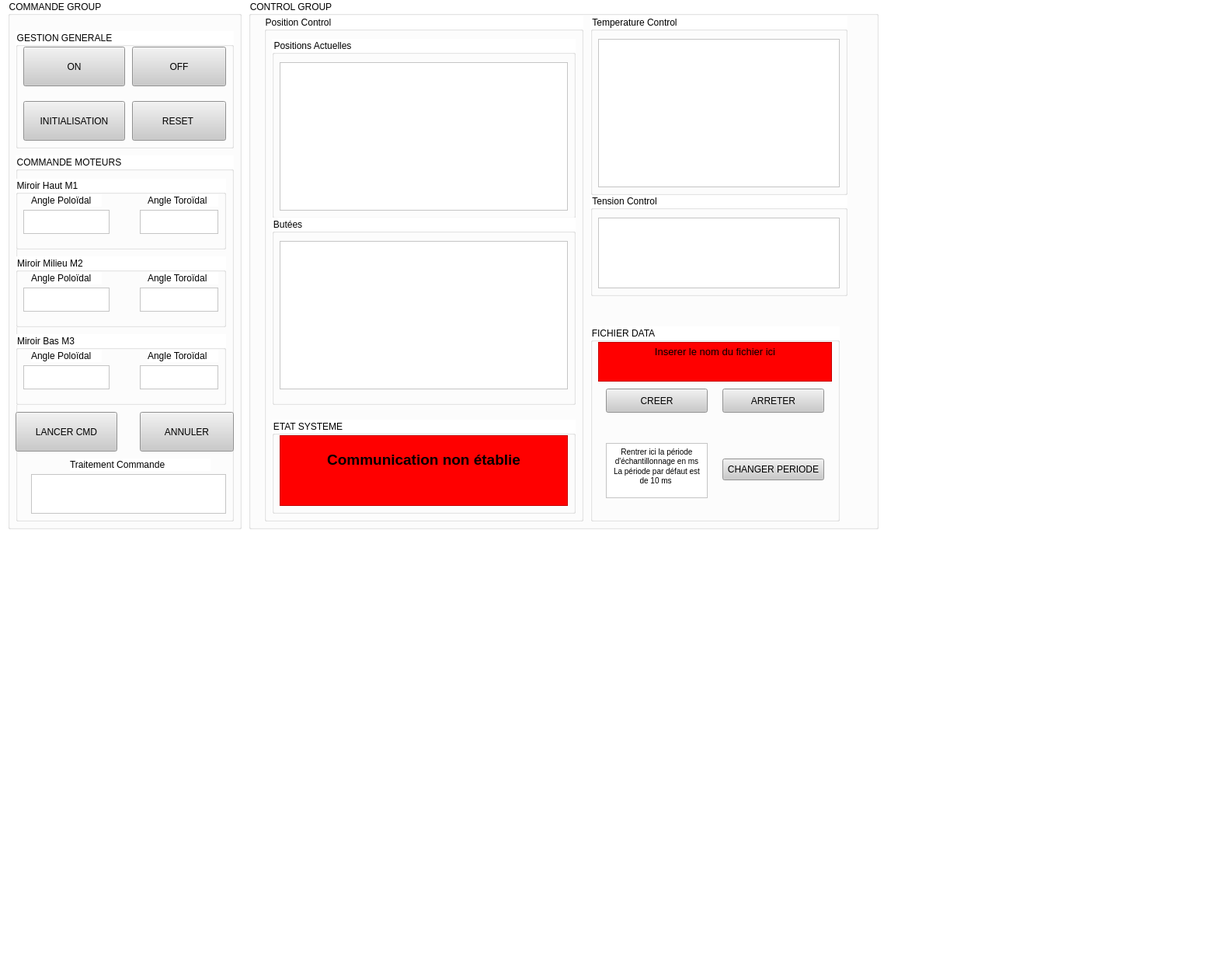
<?xml version="1.0" encoding="UTF-8"?>
<ui version="4.0">
 <class>MainWindow</class>
 <widget class="QMainWindow" name="MainWindow">
  <property name="geometry">
   <rect>
    <x>0</x>
    <y>0</y>
    <width>1586</width>
    <height>1252</height>
   </rect>
  </property>
  <property name="windowTitle">
   <string>MainWindow</string>
  </property>
  <property name="styleSheet">
   <string notr="true">background-color: rgb(255, 255, 255);</string>
  </property>
  <widget class="QWidget" name="centralwidget">
   <widget class="QGroupBox" name="CONTROL_GROUP">
    <property name="geometry">
     <rect>
      <x>320</x>
      <y>0</y>
      <width>811</width>
      <height>681</height>
     </rect>
    </property>
    <property name="styleSheet">
     <string notr="true">border-color: rgb(170, 0, 0);</string>
    </property>
    <property name="title">
     <string>CONTROL GROUP</string>
    </property>
    <widget class="QGroupBox" name="Position_group">
     <property name="geometry">
      <rect>
       <x>20</x>
       <y>20</y>
       <width>411</width>
       <height>651</height>
      </rect>
     </property>
     <property name="styleSheet">
      <string notr="true"/>
     </property>
     <property name="title">
      <string>Position Control</string>
     </property>
     <widget class="QGroupBox" name="Positions">
      <property name="geometry">
       <rect>
        <x>10</x>
        <y>30</y>
        <width>391</width>
        <height>231</height>
       </rect>
      </property>
      <property name="styleSheet">
       <string notr="true"/>
      </property>
      <property name="title">
       <string>Positions Actuelles</string>
      </property>
      <widget class="QTextBrowser" name="Position">
       <property name="geometry">
        <rect>
         <x>10</x>
         <y>30</y>
         <width>371</width>
         <height>191</height>
        </rect>
       </property>
       <property name="styleSheet">
        <string notr="true">font: 75 16pt &quot;Californian FB&quot;;</string>
       </property>
       <property name="html">
        <string>&lt;!DOCTYPE HTML PUBLIC &quot;-//W3C//DTD HTML 4.0//EN&quot; &quot;http://www.w3.org/TR/REC-html40/strict.dtd&quot;&gt;
&lt;html&gt;&lt;head&gt;&lt;meta name=&quot;qrichtext&quot; content=&quot;1&quot; /&gt;&lt;style type=&quot;text/css&quot;&gt;
p, li { white-space: pre-wrap; }
&lt;/style&gt;&lt;/head&gt;&lt;body style=&quot; font-family:'Californian FB'; font-size:16pt; font-weight:72; font-style:normal;&quot;&gt;
&lt;p align=&quot;center&quot; style=&quot;-qt-paragraph-type:empty; margin-top:0px; margin-bottom:0px; margin-left:0px; margin-right:0px; -qt-block-indent:0; text-indent:0px; font-size:8pt; font-weight:400;&quot;&gt;&lt;br /&gt;&lt;/p&gt;&lt;/body&gt;&lt;/html&gt;</string>
       </property>
      </widget>
     </widget>
     <widget class="QGroupBox" name="Butees">
      <property name="geometry">
       <rect>
        <x>10</x>
        <y>260</y>
        <width>391</width>
        <height>241</height>
       </rect>
      </property>
      <property name="styleSheet">
       <string notr="true"/>
      </property>
      <property name="title">
       <string>Butées</string>
      </property>
      <widget class="QTextBrowser" name="Butee">
       <property name="geometry">
        <rect>
         <x>10</x>
         <y>30</y>
         <width>371</width>
         <height>191</height>
        </rect>
       </property>
       <property name="styleSheet">
        <string notr="true">font-size: 12pt</string>
       </property>
       <property name="html">
        <string>&lt;!DOCTYPE HTML PUBLIC &quot;-//W3C//DTD HTML 4.0//EN&quot; &quot;http://www.w3.org/TR/REC-html40/strict.dtd&quot;&gt;
&lt;html&gt;&lt;head&gt;&lt;meta name=&quot;qrichtext&quot; content=&quot;1&quot; /&gt;&lt;style type=&quot;text/css&quot;&gt;
p, li { white-space: pre-wrap; }
&lt;/style&gt;&lt;/head&gt;&lt;body style=&quot; font-family:'MS Shell Dlg 2'; font-size:12pt; font-weight:400; font-style:normal;&quot;&gt;
&lt;p align=&quot;center&quot; style=&quot;-qt-paragraph-type:empty; margin-top:0px; margin-bottom:0px; margin-left:0px; margin-right:0px; -qt-block-indent:0; text-indent:0px; font-family:'Californian FB'; font-size:8pt;&quot;&gt;&lt;br /&gt;&lt;/p&gt;&lt;/body&gt;&lt;/html&gt;</string>
       </property>
      </widget>
     </widget>
     <widget class="QGroupBox" name="groupBox_5">
      <property name="geometry">
       <rect>
        <x>10</x>
        <y>520</y>
        <width>391</width>
        <height>121</height>
       </rect>
      </property>
      <property name="styleSheet">
       <string notr="true"/>
      </property>
      <property name="title">
       <string>ETAT SYSTEME</string>
      </property>
      <widget class="QTextBrowser" name="Etat_Systeme">
       <property name="geometry">
        <rect>
         <x>10</x>
         <y>20</y>
         <width>371</width>
         <height>91</height>
        </rect>
       </property>
       <property name="styleSheet">
        <string notr="true">background-color: red;</string>
       </property>
       <property name="html">
        <string>&lt;!DOCTYPE HTML PUBLIC &quot;-//W3C//DTD HTML 4.0//EN&quot; &quot;http://www.w3.org/TR/REC-html40/strict.dtd&quot;&gt;
&lt;html&gt;&lt;head&gt;&lt;meta name=&quot;qrichtext&quot; content=&quot;1&quot; /&gt;&lt;style type=&quot;text/css&quot;&gt;
p, li { white-space: pre-wrap; }
&lt;/style&gt;&lt;/head&gt;&lt;body style=&quot; font-family:'MS Shell Dlg 2'; font-size:7.8pt; font-weight:400; font-style:normal;&quot;&gt;
&lt;p align=&quot;center&quot; style=&quot;-qt-paragraph-type:empty; margin-top:0px; margin-bottom:0px; margin-left:0px; margin-right:0px; -qt-block-indent:0; text-indent:0px; font-family:'Californian FB'; font-size:10pt; font-weight:72;&quot;&gt;&lt;br /&gt;&lt;/p&gt;
&lt;p align=&quot;center&quot; style=&quot; margin-top:0px; margin-bottom:0px; margin-left:0px; margin-right:0px; -qt-block-indent:0; text-indent:0px;&quot;&gt;&lt;span style=&quot; font-family:'Californian FB'; font-size:14pt; font-weight:600;&quot;&gt;Communication non établie&lt;/span&gt;&lt;/p&gt;&lt;/body&gt;&lt;/html&gt;</string>
       </property>
      </widget>
     </widget>
    </widget>
    <widget class="QGroupBox" name="Tension_group">
     <property name="geometry">
      <rect>
       <x>440</x>
       <y>250</y>
       <width>331</width>
       <height>131</height>
      </rect>
     </property>
     <property name="styleSheet">
      <string notr="true"/>
     </property>
     <property name="title">
      <string>Tension Control</string>
     </property>
     <widget class="QTextBrowser" name="Tension">
      <property name="geometry">
       <rect>
        <x>10</x>
        <y>30</y>
        <width>311</width>
        <height>91</height>
       </rect>
      </property>
      <property name="styleSheet">
       <string notr="true">font: 75 16pt &quot;Californian FB&quot;;</string>
      </property>
      <property name="html">
       <string>&lt;!DOCTYPE HTML PUBLIC &quot;-//W3C//DTD HTML 4.0//EN&quot; &quot;http://www.w3.org/TR/REC-html40/strict.dtd&quot;&gt;
&lt;html&gt;&lt;head&gt;&lt;meta name=&quot;qrichtext&quot; content=&quot;1&quot; /&gt;&lt;style type=&quot;text/css&quot;&gt;
p, li { white-space: pre-wrap; }
&lt;/style&gt;&lt;/head&gt;&lt;body style=&quot; font-family:'Californian FB'; font-size:16pt; font-weight:72; font-style:normal;&quot;&gt;
&lt;p align=&quot;center&quot; style=&quot;-qt-paragraph-type:empty; margin-top:0px; margin-bottom:0px; margin-left:0px; margin-right:0px; -qt-block-indent:0; text-indent:0px; font-size:10pt;&quot;&gt;&lt;br /&gt;&lt;/p&gt;&lt;/body&gt;&lt;/html&gt;</string>
      </property>
     </widget>
    </widget>
    <widget class="QGroupBox" name="Temperature_group">
     <property name="geometry">
      <rect>
       <x>440</x>
       <y>20</y>
       <width>331</width>
       <height>231</height>
      </rect>
     </property>
     <property name="styleSheet">
      <string notr="true"/>
     </property>
     <property name="title">
      <string>Temperature Control</string>
     </property>
     <widget class="QTextBrowser" name="Temperature">
      <property name="geometry">
       <rect>
        <x>10</x>
        <y>30</y>
        <width>311</width>
        <height>191</height>
       </rect>
      </property>
      <property name="styleSheet">
       <string notr="true">font: 75 16pt &quot;Californian FB&quot;;</string>
      </property>
      <property name="html">
       <string>&lt;!DOCTYPE HTML PUBLIC &quot;-//W3C//DTD HTML 4.0//EN&quot; &quot;http://www.w3.org/TR/REC-html40/strict.dtd&quot;&gt;
&lt;html&gt;&lt;head&gt;&lt;meta name=&quot;qrichtext&quot; content=&quot;1&quot; /&gt;&lt;style type=&quot;text/css&quot;&gt;
p, li { white-space: pre-wrap; }
&lt;/style&gt;&lt;/head&gt;&lt;body style=&quot; font-family:'Californian FB'; font-size:16pt; font-weight:72; font-style:normal;&quot;&gt;
&lt;p align=&quot;center&quot; style=&quot;-qt-paragraph-type:empty; margin-top:0px; margin-bottom:0px; margin-left:0px; margin-right:0px; -qt-block-indent:0; text-indent:0px; font-size:10pt;&quot;&gt;&lt;br /&gt;&lt;/p&gt;&lt;/body&gt;&lt;/html&gt;</string>
      </property>
     </widget>
    </widget>
    <widget class="QGroupBox" name="groupBox_3">
     <property name="geometry">
      <rect>
       <x>440</x>
       <y>420</y>
       <width>321</width>
       <height>251</height>
      </rect>
     </property>
     <property name="styleSheet">
      <string notr="true"/>
     </property>
     <property name="title">
      <string>FICHIER DATA</string>
     </property>
     <widget class="QTextEdit" name="file_name">
      <property name="geometry">
       <rect>
        <x>10</x>
        <y>20</y>
        <width>301</width>
        <height>51</height>
       </rect>
      </property>
      <property name="styleSheet">
       <string notr="true">background-color: rgb(255, 0, 0);</string>
      </property>
      <property name="html">
       <string>&lt;!DOCTYPE HTML PUBLIC &quot;-//W3C//DTD HTML 4.0//EN&quot; &quot;http://www.w3.org/TR/REC-html40/strict.dtd&quot;&gt;
&lt;html&gt;&lt;head&gt;&lt;meta name=&quot;qrichtext&quot; content=&quot;1&quot; /&gt;&lt;style type=&quot;text/css&quot;&gt;
p, li { white-space: pre-wrap; }
&lt;/style&gt;&lt;/head&gt;&lt;body style=&quot; font-family:'MS Shell Dlg 2'; font-size:7.8pt; font-weight:400; font-style:normal;&quot;&gt;
&lt;p align=&quot;center&quot; style=&quot; margin-top:0px; margin-bottom:0px; margin-left:0px; margin-right:0px; -qt-block-indent:0; text-indent:0px;&quot;&gt;&lt;span style=&quot; font-family:'Californian FB'; font-size:10pt; font-weight:72;&quot;&gt;Inserer le nom du fichier ici&lt;/span&gt;&lt;/p&gt;
&lt;p align=&quot;center&quot; style=&quot;-qt-paragraph-type:empty; margin-top:0px; margin-bottom:0px; margin-left:0px; margin-right:0px; -qt-block-indent:0; text-indent:0px; font-family:'Californian FB'; font-size:10pt; font-weight:72;&quot;&gt;&lt;br /&gt;&lt;/p&gt;&lt;/body&gt;&lt;/html&gt;</string>
      </property>
     </widget>
     <widget class="QPushButton" name="CREER_FICHIER">
      <property name="geometry">
       <rect>
        <x>20</x>
        <y>80</y>
        <width>131</width>
        <height>31</height>
       </rect>
      </property>
      <property name="styleSheet">
       <string notr="true">background-color: rgb(202, 202, 202);</string>
      </property>
      <property name="text">
       <string>CREER</string>
      </property>
     </widget>
     <widget class="QPushButton" name="ARRETER_RELEVE">
      <property name="geometry">
       <rect>
        <x>170</x>
        <y>80</y>
        <width>131</width>
        <height>31</height>
       </rect>
      </property>
      <property name="styleSheet">
       <string notr="true">background-color: rgb(202, 202, 202);</string>
      </property>
      <property name="text">
       <string>ARRETER</string>
      </property>
     </widget>
     <widget class="QTextEdit" name="periode_echantillonnage">
      <property name="geometry">
       <rect>
        <x>20</x>
        <y>150</y>
        <width>131</width>
        <height>71</height>
       </rect>
      </property>
      <property name="html">
       <string>&lt;!DOCTYPE HTML PUBLIC &quot;-//W3C//DTD HTML 4.0//EN&quot; &quot;http://www.w3.org/TR/REC-html40/strict.dtd&quot;&gt;
&lt;html&gt;&lt;head&gt;&lt;meta name=&quot;qrichtext&quot; content=&quot;1&quot; /&gt;&lt;style type=&quot;text/css&quot;&gt;
p, li { white-space: pre-wrap; }
&lt;/style&gt;&lt;/head&gt;&lt;body style=&quot; font-family:'MS Shell Dlg 2'; font-size:7.8pt; font-weight:400; font-style:normal;&quot;&gt;
&lt;p align=&quot;center&quot; style=&quot; margin-top:0px; margin-bottom:0px; margin-left:0px; margin-right:0px; -qt-block-indent:0; text-indent:0px;&quot;&gt;Rentrer ici la période d'échantillonnage en ms&lt;/p&gt;
&lt;p align=&quot;center&quot; style=&quot; margin-top:0px; margin-bottom:0px; margin-left:0px; margin-right:0px; -qt-block-indent:0; text-indent:0px;&quot;&gt;La période par défaut est de 10 ms &lt;/p&gt;&lt;/body&gt;&lt;/html&gt;</string>
      </property>
     </widget>
     <widget class="QPushButton" name="CHANGER_FREQUENCE">
      <property name="geometry">
       <rect>
        <x>170</x>
        <y>170</y>
        <width>131</width>
        <height>28</height>
       </rect>
      </property>
      <property name="styleSheet">
       <string notr="true">background-color: rgb(202, 202, 202);</string>
      </property>
      <property name="text">
       <string>CHANGER PERIODE</string>
      </property>
     </widget>
    </widget>
   </widget>
   <widget class="QGroupBox" name="groupBox">
    <property name="geometry">
     <rect>
      <x>10</x>
      <y>0</y>
      <width>301</width>
      <height>681</height>
     </rect>
    </property>
    <property name="styleSheet">
     <string notr="true">border-color: rgb(170, 0, 0);</string>
    </property>
    <property name="title">
     <string>COMMANDE GROUP</string>
    </property>
    <widget class="QGroupBox" name="groupBox_2">
     <property name="geometry">
      <rect>
       <x>10</x>
       <y>200</y>
       <width>281</width>
       <height>471</height>
      </rect>
     </property>
     <property name="styleSheet">
      <string notr="true"/>
     </property>
     <property name="title">
      <string>COMMANDE MOTEURS</string>
     </property>
     <widget class="QPushButton" name="CMD_MOTEUR">
      <property name="geometry">
       <rect>
        <x>0</x>
        <y>330</y>
        <width>131</width>
        <height>51</height>
       </rect>
      </property>
      <property name="styleSheet">
       <string notr="true">font: 75 9pt &quot;Times New Roman&quot;;
background-color: rgb(202, 202, 202);</string>
      </property>
      <property name="text">
       <string>LANCER CMD</string>
      </property>
     </widget>
     <widget class="QPushButton" name="ANNUL_CMD_MOTEUR">
      <property name="geometry">
       <rect>
        <x>160</x>
        <y>330</y>
        <width>121</width>
        <height>51</height>
       </rect>
      </property>
      <property name="styleSheet">
       <string notr="true">font: 75 9pt &quot;Times New Roman&quot;;
background-color: rgb(202, 202, 202);</string>
      </property>
      <property name="text">
       <string>ANNULER</string>
      </property>
     </widget>
     <widget class="QLabel" name="label_3">
      <property name="geometry">
       <rect>
        <x>70</x>
        <y>390</y>
        <width>181</width>
        <height>16</height>
       </rect>
      </property>
      <property name="styleSheet">
       <string notr="true"/>
      </property>
      <property name="text">
       <string>Traitement Commande</string>
      </property>
     </widget>
     <widget class="QTextBrowser" name="Traitement_Commande">
      <property name="geometry">
       <rect>
        <x>20</x>
        <y>410</y>
        <width>251</width>
        <height>51</height>
       </rect>
      </property>
      <property name="html">
       <string>&lt;!DOCTYPE HTML PUBLIC &quot;-//W3C//DTD HTML 4.0//EN&quot; &quot;http://www.w3.org/TR/REC-html40/strict.dtd&quot;&gt;
&lt;html&gt;&lt;head&gt;&lt;meta name=&quot;qrichtext&quot; content=&quot;1&quot; /&gt;&lt;style type=&quot;text/css&quot;&gt;
p, li { white-space: pre-wrap; }
&lt;/style&gt;&lt;/head&gt;&lt;body style=&quot; font-family:'MS Shell Dlg 2'; font-size:7.8pt; font-weight:400; font-style:normal;&quot;&gt;
&lt;p align=&quot;center&quot; style=&quot;-qt-paragraph-type:empty; margin-top:0px; margin-bottom:0px; margin-left:0px; margin-right:0px; -qt-block-indent:0; text-indent:0px; font-family:'Californian FB'; font-size:10pt; font-weight:72;&quot;&gt;&lt;br /&gt;&lt;/p&gt;&lt;/body&gt;&lt;/html&gt;</string>
      </property>
     </widget>
     <widget class="QGroupBox" name="groupBox_6">
      <property name="geometry">
       <rect>
        <x>0</x>
        <y>30</y>
        <width>271</width>
        <height>91</height>
       </rect>
      </property>
      <property name="title">
       <string>Miroir Haut M1</string>
      </property>
      <widget class="QLabel" name="label">
       <property name="geometry">
        <rect>
         <x>20</x>
         <y>20</y>
         <width>91</width>
         <height>16</height>
        </rect>
       </property>
       <property name="styleSheet">
        <string notr="true"/>
       </property>
       <property name="text">
        <string>Angle Poloïdal</string>
       </property>
      </widget>
      <widget class="QTextEdit" name="Angle_Poloidal">
       <property name="geometry">
        <rect>
         <x>10</x>
         <y>40</y>
         <width>111</width>
         <height>31</height>
        </rect>
       </property>
       <property name="html">
        <string>&lt;!DOCTYPE HTML PUBLIC &quot;-//W3C//DTD HTML 4.0//EN&quot; &quot;http://www.w3.org/TR/REC-html40/strict.dtd&quot;&gt;
&lt;html&gt;&lt;head&gt;&lt;meta name=&quot;qrichtext&quot; content=&quot;1&quot; /&gt;&lt;style type=&quot;text/css&quot;&gt;
p, li { white-space: pre-wrap; }
&lt;/style&gt;&lt;/head&gt;&lt;body style=&quot; font-family:'MS Shell Dlg 2'; font-size:7.8pt; font-weight:400; font-style:normal;&quot;&gt;
&lt;p align=&quot;center&quot; style=&quot;-qt-paragraph-type:empty; margin-top:0px; margin-bottom:0px; margin-left:0px; margin-right:0px; -qt-block-indent:0; text-indent:0px; font-family:'Californian FB'; font-size:10pt; font-weight:72;&quot;&gt;&lt;br /&gt;&lt;/p&gt;&lt;/body&gt;&lt;/html&gt;</string>
       </property>
      </widget>
      <widget class="QTextEdit" name="Angle_Toroidal">
       <property name="geometry">
        <rect>
         <x>160</x>
         <y>40</y>
         <width>101</width>
         <height>31</height>
        </rect>
       </property>
       <property name="html">
        <string>&lt;!DOCTYPE HTML PUBLIC &quot;-//W3C//DTD HTML 4.0//EN&quot; &quot;http://www.w3.org/TR/REC-html40/strict.dtd&quot;&gt;
&lt;html&gt;&lt;head&gt;&lt;meta name=&quot;qrichtext&quot; content=&quot;1&quot; /&gt;&lt;style type=&quot;text/css&quot;&gt;
p, li { white-space: pre-wrap; }
&lt;/style&gt;&lt;/head&gt;&lt;body style=&quot; font-family:'MS Shell Dlg 2'; font-size:7.8pt; font-weight:400; font-style:normal;&quot;&gt;
&lt;p align=&quot;center&quot; style=&quot;-qt-paragraph-type:empty; margin-top:0px; margin-bottom:0px; margin-left:0px; margin-right:0px; -qt-block-indent:0; text-indent:0px; font-family:'Californian FB'; font-size:10pt; font-weight:72;&quot;&gt;&lt;br /&gt;&lt;/p&gt;&lt;/body&gt;&lt;/html&gt;</string>
       </property>
      </widget>
      <widget class="QLabel" name="label_2">
       <property name="geometry">
        <rect>
         <x>170</x>
         <y>20</y>
         <width>91</width>
         <height>16</height>
        </rect>
       </property>
       <property name="styleSheet">
        <string notr="true"/>
       </property>
       <property name="text">
        <string>Angle Toroïdal</string>
       </property>
      </widget>
     </widget>
     <widget class="QGroupBox" name="groupBox_7">
      <property name="geometry">
       <rect>
        <x>0</x>
        <y>130</y>
        <width>271</width>
        <height>91</height>
       </rect>
      </property>
      <property name="title">
       <string>Miroir Milieu M2</string>
      </property>
      <widget class="QTextEdit" name="Angle_Poloidal_2">
       <property name="geometry">
        <rect>
         <x>10</x>
         <y>40</y>
         <width>111</width>
         <height>31</height>
        </rect>
       </property>
       <property name="html">
        <string>&lt;!DOCTYPE HTML PUBLIC &quot;-//W3C//DTD HTML 4.0//EN&quot; &quot;http://www.w3.org/TR/REC-html40/strict.dtd&quot;&gt;
&lt;html&gt;&lt;head&gt;&lt;meta name=&quot;qrichtext&quot; content=&quot;1&quot; /&gt;&lt;style type=&quot;text/css&quot;&gt;
p, li { white-space: pre-wrap; }
&lt;/style&gt;&lt;/head&gt;&lt;body style=&quot; font-family:'MS Shell Dlg 2'; font-size:7.8pt; font-weight:400; font-style:normal;&quot;&gt;
&lt;p align=&quot;center&quot; style=&quot;-qt-paragraph-type:empty; margin-top:0px; margin-bottom:0px; margin-left:0px; margin-right:0px; -qt-block-indent:0; text-indent:0px; font-family:'Californian FB'; font-size:10pt; font-weight:72;&quot;&gt;&lt;br /&gt;&lt;/p&gt;&lt;/body&gt;&lt;/html&gt;</string>
       </property>
      </widget>
      <widget class="QLabel" name="label_4">
       <property name="geometry">
        <rect>
         <x>20</x>
         <y>20</y>
         <width>91</width>
         <height>16</height>
        </rect>
       </property>
       <property name="styleSheet">
        <string notr="true"/>
       </property>
       <property name="text">
        <string>Angle Poloïdal</string>
       </property>
      </widget>
      <widget class="QLabel" name="label_5">
       <property name="geometry">
        <rect>
         <x>170</x>
         <y>20</y>
         <width>91</width>
         <height>16</height>
        </rect>
       </property>
       <property name="styleSheet">
        <string notr="true"/>
       </property>
       <property name="text">
        <string>Angle Toroïdal</string>
       </property>
      </widget>
      <widget class="QTextEdit" name="Angle_Toroidal_2">
       <property name="geometry">
        <rect>
         <x>160</x>
         <y>40</y>
         <width>101</width>
         <height>31</height>
        </rect>
       </property>
       <property name="html">
        <string>&lt;!DOCTYPE HTML PUBLIC &quot;-//W3C//DTD HTML 4.0//EN&quot; &quot;http://www.w3.org/TR/REC-html40/strict.dtd&quot;&gt;
&lt;html&gt;&lt;head&gt;&lt;meta name=&quot;qrichtext&quot; content=&quot;1&quot; /&gt;&lt;style type=&quot;text/css&quot;&gt;
p, li { white-space: pre-wrap; }
&lt;/style&gt;&lt;/head&gt;&lt;body style=&quot; font-family:'MS Shell Dlg 2'; font-size:7.8pt; font-weight:400; font-style:normal;&quot;&gt;
&lt;p align=&quot;center&quot; style=&quot;-qt-paragraph-type:empty; margin-top:0px; margin-bottom:0px; margin-left:0px; margin-right:0px; -qt-block-indent:0; text-indent:0px; font-family:'Californian FB'; font-size:10pt; font-weight:72;&quot;&gt;&lt;br /&gt;&lt;/p&gt;&lt;/body&gt;&lt;/html&gt;</string>
       </property>
      </widget>
     </widget>
     <widget class="QGroupBox" name="groupBox_8">
      <property name="geometry">
       <rect>
        <x>0</x>
        <y>230</y>
        <width>271</width>
        <height>91</height>
       </rect>
      </property>
      <property name="title">
       <string>Miroir Bas M3</string>
      </property>
      <widget class="QLabel" name="label_6">
       <property name="geometry">
        <rect>
         <x>20</x>
         <y>20</y>
         <width>91</width>
         <height>16</height>
        </rect>
       </property>
       <property name="styleSheet">
        <string notr="true"/>
       </property>
       <property name="text">
        <string>Angle Poloïdal</string>
       </property>
      </widget>
      <widget class="QTextEdit" name="Angle_Poloidal_3">
       <property name="geometry">
        <rect>
         <x>10</x>
         <y>40</y>
         <width>111</width>
         <height>31</height>
        </rect>
       </property>
       <property name="html">
        <string>&lt;!DOCTYPE HTML PUBLIC &quot;-//W3C//DTD HTML 4.0//EN&quot; &quot;http://www.w3.org/TR/REC-html40/strict.dtd&quot;&gt;
&lt;html&gt;&lt;head&gt;&lt;meta name=&quot;qrichtext&quot; content=&quot;1&quot; /&gt;&lt;style type=&quot;text/css&quot;&gt;
p, li { white-space: pre-wrap; }
&lt;/style&gt;&lt;/head&gt;&lt;body style=&quot; font-family:'MS Shell Dlg 2'; font-size:7.8pt; font-weight:400; font-style:normal;&quot;&gt;
&lt;p align=&quot;center&quot; style=&quot;-qt-paragraph-type:empty; margin-top:0px; margin-bottom:0px; margin-left:0px; margin-right:0px; -qt-block-indent:0; text-indent:0px; font-family:'Californian FB'; font-size:10pt; font-weight:72;&quot;&gt;&lt;br /&gt;&lt;/p&gt;&lt;/body&gt;&lt;/html&gt;</string>
       </property>
      </widget>
      <widget class="QLabel" name="label_7">
       <property name="geometry">
        <rect>
         <x>170</x>
         <y>20</y>
         <width>91</width>
         <height>16</height>
        </rect>
       </property>
       <property name="styleSheet">
        <string notr="true"/>
       </property>
       <property name="text">
        <string>Angle Toroïdal</string>
       </property>
      </widget>
      <widget class="QTextEdit" name="Angle_Toroidal_3">
       <property name="geometry">
        <rect>
         <x>160</x>
         <y>40</y>
         <width>101</width>
         <height>31</height>
        </rect>
       </property>
       <property name="html">
        <string>&lt;!DOCTYPE HTML PUBLIC &quot;-//W3C//DTD HTML 4.0//EN&quot; &quot;http://www.w3.org/TR/REC-html40/strict.dtd&quot;&gt;
&lt;html&gt;&lt;head&gt;&lt;meta name=&quot;qrichtext&quot; content=&quot;1&quot; /&gt;&lt;style type=&quot;text/css&quot;&gt;
p, li { white-space: pre-wrap; }
&lt;/style&gt;&lt;/head&gt;&lt;body style=&quot; font-family:'MS Shell Dlg 2'; font-size:7.8pt; font-weight:400; font-style:normal;&quot;&gt;
&lt;p align=&quot;center&quot; style=&quot;-qt-paragraph-type:empty; margin-top:0px; margin-bottom:0px; margin-left:0px; margin-right:0px; -qt-block-indent:0; text-indent:0px; font-family:'Californian FB'; font-size:10pt; font-weight:72;&quot;&gt;&lt;br /&gt;&lt;/p&gt;&lt;/body&gt;&lt;/html&gt;</string>
       </property>
      </widget>
     </widget>
     <zorder>groupBox_8</zorder>
     <zorder>groupBox_6</zorder>
     <zorder>CMD_MOTEUR</zorder>
     <zorder>ANNUL_CMD_MOTEUR</zorder>
     <zorder>label_3</zorder>
     <zorder>Traitement_Commande</zorder>
     <zorder>groupBox_7</zorder>
    </widget>
    <widget class="QGroupBox" name="groupBox_4">
     <property name="geometry">
      <rect>
       <x>10</x>
       <y>40</y>
       <width>281</width>
       <height>151</height>
      </rect>
     </property>
     <property name="styleSheet">
      <string notr="true"/>
     </property>
     <property name="title">
      <string>GESTION GENERALE</string>
     </property>
     <widget class="QPushButton" name="CMD_ON">
      <property name="geometry">
       <rect>
        <x>10</x>
        <y>20</y>
        <width>131</width>
        <height>51</height>
       </rect>
      </property>
      <property name="styleSheet">
       <string notr="true">font: 75 9pt &quot;Times New Roman&quot;;
background-color: rgb(202, 202, 202);</string>
      </property>
      <property name="text">
       <string>ON</string>
      </property>
     </widget>
     <widget class="QPushButton" name="CMD_RESET">
      <property name="geometry">
       <rect>
        <x>150</x>
        <y>90</y>
        <width>121</width>
        <height>51</height>
       </rect>
      </property>
      <property name="styleSheet">
       <string notr="true">font: 75 9pt &quot;Times New Roman&quot;;
background-color: rgb(202, 202, 202);</string>
      </property>
      <property name="text">
       <string>RESET </string>
      </property>
     </widget>
     <widget class="QPushButton" name="CMD_OFF">
      <property name="geometry">
       <rect>
        <x>150</x>
        <y>20</y>
        <width>121</width>
        <height>51</height>
       </rect>
      </property>
      <property name="styleSheet">
       <string notr="true">font: 75 9pt &quot;Times New Roman&quot;;
background-color: rgb(202, 202, 202);</string>
      </property>
      <property name="text">
       <string>OFF</string>
      </property>
     </widget>
     <widget class="QPushButton" name="CMD_INIT">
      <property name="geometry">
       <rect>
        <x>10</x>
        <y>90</y>
        <width>131</width>
        <height>51</height>
       </rect>
      </property>
      <property name="styleSheet">
       <string notr="true">font: 75 9pt &quot;Times New Roman&quot;;
background-color: rgb(202, 202, 202);</string>
      </property>
      <property name="text">
       <string>INITIALISATION</string>
      </property>
     </widget>
    </widget>
   </widget>
  </widget>
  <widget class="QMenuBar" name="menubar">
   <property name="geometry">
    <rect>
     <x>0</x>
     <y>0</y>
     <width>1586</width>
     <height>26</height>
    </rect>
   </property>
  </widget>
  <widget class="QStatusBar" name="statusbar"/>
 </widget>
 <resources/>
 <connections/>
</ui>
